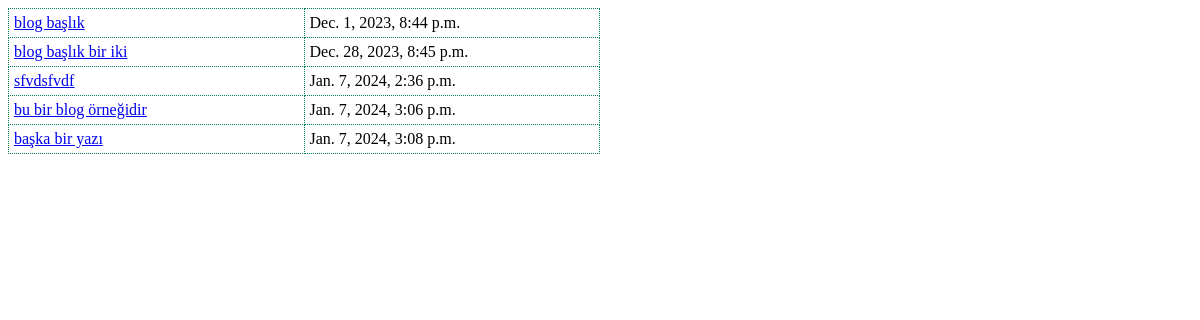
Before: / with the older database file.
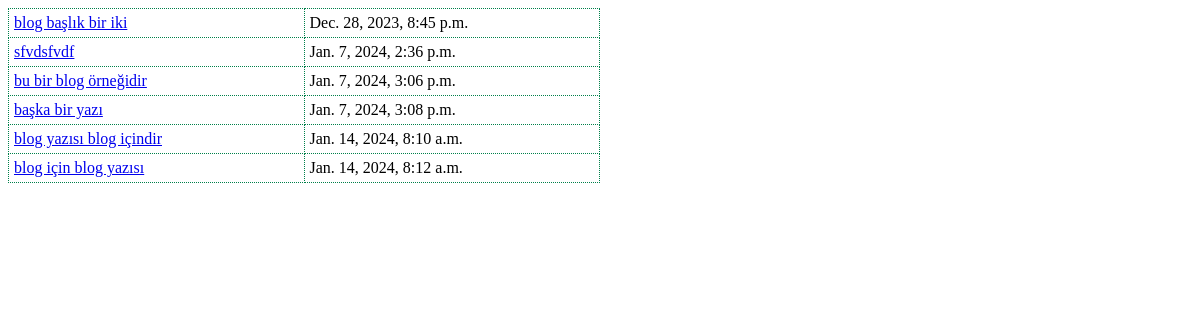
After: the same page with the newer database file.
### BlogApp/models.py (models this page shows, shortened)
class Blog(models.Model):
    slug = models.SlugField(null=False,unique=True,db_index=True,editable=False)
    title = models.CharField(max_length=150, null=False)
    desc = RichTextField(null=False)
    start_datetime = models.DateTimeField(null=False)
    publish_datetime = models.DateTimeField(null=False)
    is_active = models.BooleanField(default=False)
    tags = models.ManyToManyField(Tags)

### BlogApp/views.py (the view)
# urls.py: path("", views.index, name="index"),
def index(request):
    blogs = Blog.objects.filter(is_active=True).order_by("publish_datetime")
    tags = Tags.objects.all()
    main = MainPage.objects.all()
    paginator = Paginator(blogs, 10)
    page = 1
    page_obj = paginator.page(page)
    context = {
        "tags": tags,
        "page_obj": page_obj,
        "main": main
    }
    return render(request,"BlogApp/index.html",context)

### templates/BlogApp/index.html (shortened to what this page needs)
{% load static %}
<!DOCTYPE html>
<html lang="en">
<head>
    {% block css_files %}
        <link rel="stylesheet" href="{% static 'css/style.css' %}">
    {% endblock %}
</head>
<body>
    {% include 'BlogApp/partials/_blog_table.html' %}
</body>
</html>

### templates/BlogApp/partials/_blog_table.html
<table>
    {% for blog in page_obj.object_list %}
    <tr>
        <td>
            <a href="{% url 'content' blog.slug %}"> {{ blog.title }} </a>
        </td>
        <td>
            {{ blog.publish_datetime }}
        </td>
    </tr>
    {% endfor %}
</table>

### static/css/style.css (style rules this page uses)
table, tr, td { width: 50%; border: 1px dotted rgb(0, 128, 74); border-collapse: collapse; padding: 5px; }

Changed rows visible on the page:
removed Blog: title "blog başlık", publish_datetime "Dec. 1, 2023, 8:44 p.m."
added Blog: title "blog yazısı blog içindir", publish_datetime "Jan. 14, 2024, 8:10 a.m."
added Blog: title "blog için blog yazısı", publish_datetime "Jan. 14, 2024, 8:12 a.m."
